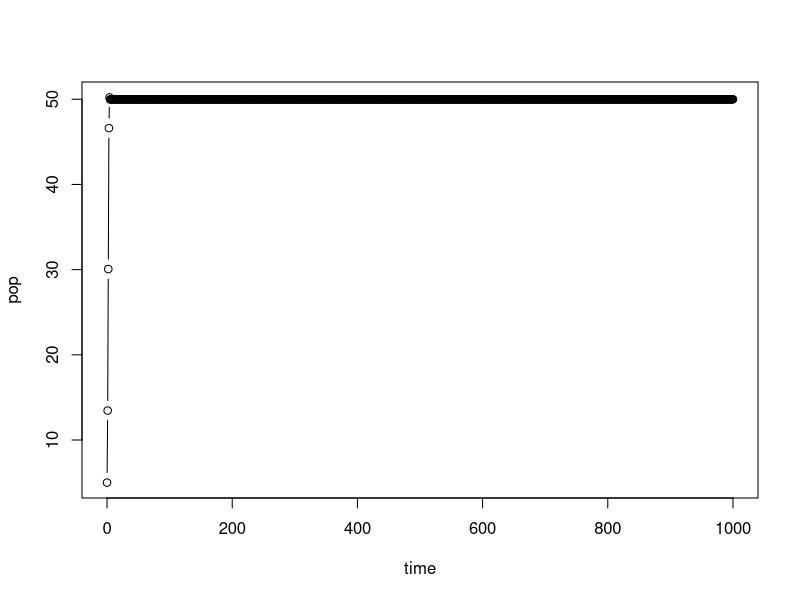
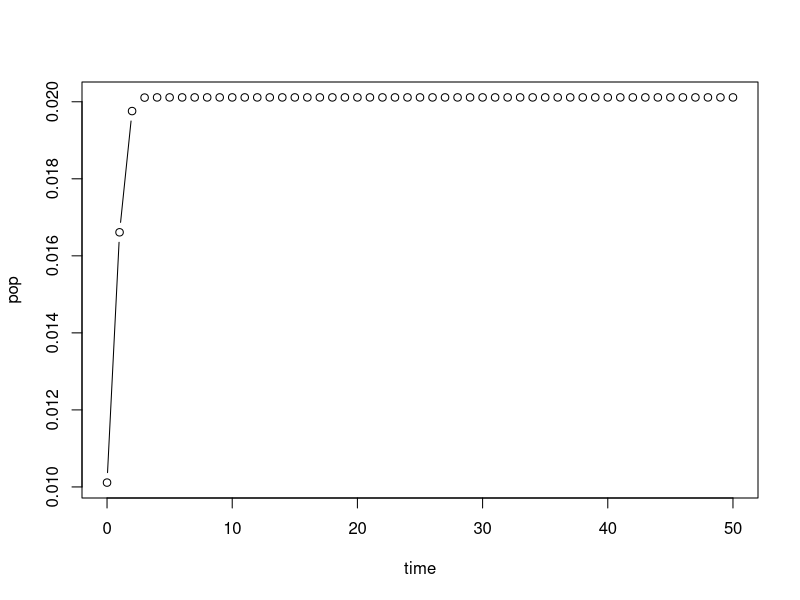
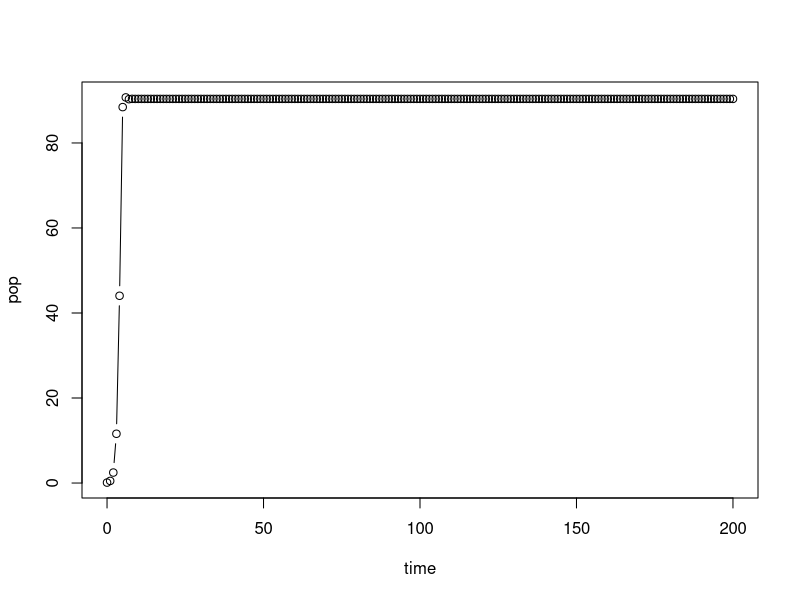
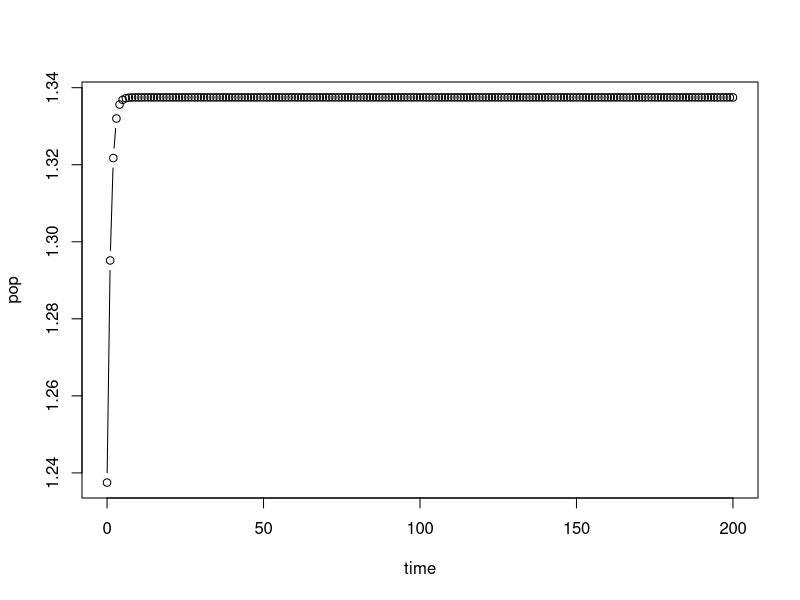
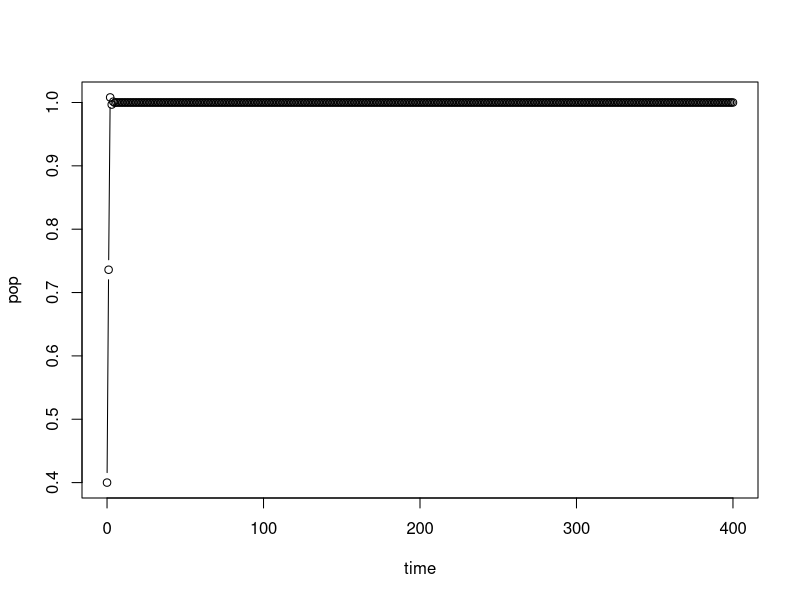
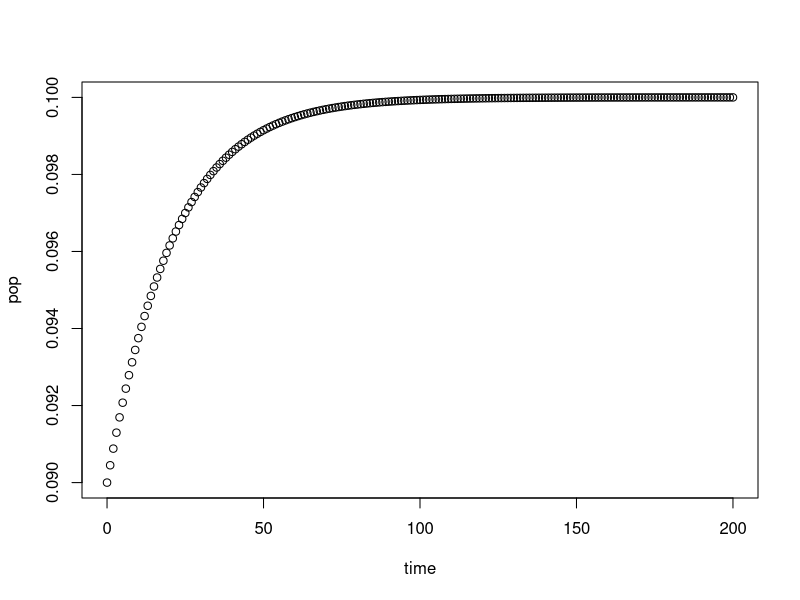
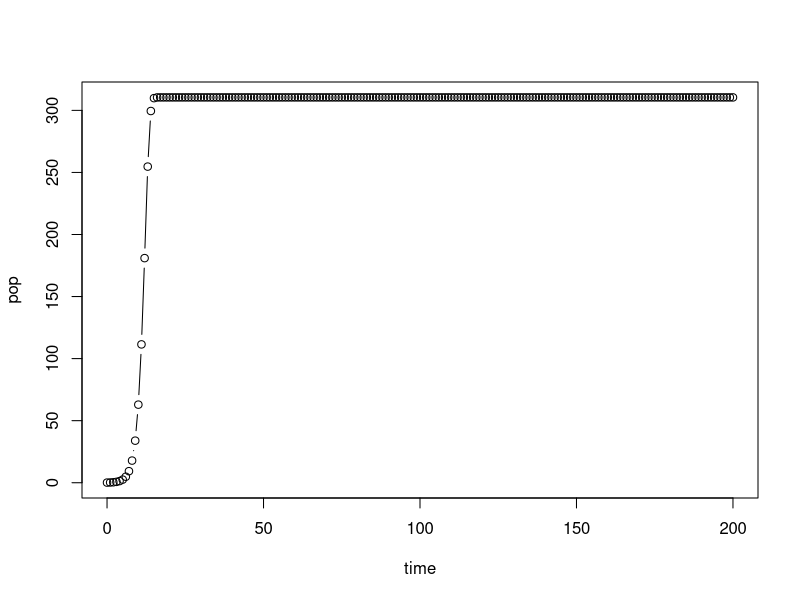
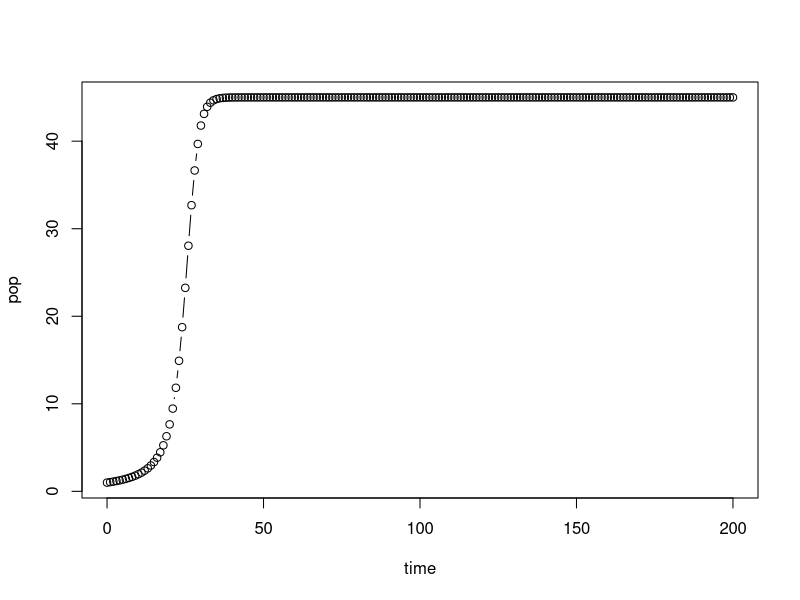

Here is the R script that generated these plots, in order:
# Exploring Ricker model
Ricker<-function(r,K,p0,lensim){
  pop<-c(p0)
  time<-c(0)
  # po<-rep(K,r)
  # print(po)
  
  for(it in c(1:lensim)){
    pt<-p0*exp(r*(1-(p0/K)))
    time<-c(time,it)
    pop<-c(pop,pt)
    p0<-pt
  }
  
  plot(time,pop,type="b")
  
}

#call the function
Ricker(r=1.1,K=50,p0=5,lensim=1000) # bifurcation point r=1
#-------------------------------------------------------

# Exploring Hassell model
# help: https://jmahaffy.sdsu.edu/courses/s00a/math121/lectures/qual_discrete/qualdiscrete.html#Hassell
#       https://www.jstor.org/stable/pdf/3863.pdf?refreqid=excelsior%3A348907abb1bca7f039109d94db5667b5
#       http://lab.rockefeller.edu/cohenje/PDFs/231CohenUnexpectedDominanceHighFreqChaoticNonlinPpnModelsLet.pdf

Hassell<-function(r,a,b,p0,lensim){
  pop<-c(p0)
  time<-c(0)
  
  for(it in c(1:lensim)){
    pt<-(r*p0)/((1+(a*p0))^b)
    time<-c(time,it)
    pop<-c(pop,pt)
    p0<-pt
  }
  
  r1<-((b/(b-1)))^b
  r2<-((b/(b-2)))^b
  plot(time,pop,type="b")
  return(pop)
  
  
  #provided b>2 (to get finite r2), these are the stability conditions:
  cat("For stable, monotonic approach towards eqm. upper limit of r should be",r1,"\n")

  cat("For stable, oscillatory approach towards eqm. upper limit of r should be within ",r1,"to",r2,"\n")
  
}

#call the function
r<-2.72
a<-0.5
b<-100
K_e<-((r^(1/b))-1)/a
K_e
x<-Hassell(r=r, a=a, b=b, p0=K_e-0.01, lensim=50) #b~1.5 : contest, b~100 : scramble
diff(x)
Hassell(r=5, a=0.01, b=2.5, p0=0.1, lensim=200) # see change : r=5,a=0.5 and vary b 1.5 to 5.5
#----------------------------------------------------------------------------------------------------
# Exploring Maynard Smith model
Msmith<-function(r,a,b,p0,lensim){
  pop<-c(p0)
  time<-c(0)
  
  for(it in c(1:lensim)){
    pt<-(r*p0)/(1+((a*p0)^b))
    time<-c(time,it)
    pop<-c(pop,pt)
    p0<-pt
  }
  
  plot(time,pop,type="b")
  
}

#call the function
r<-1.2
a<-0.5
b<-4
K_e<-((r-1)^(1/b))/a
K_e
Msmith(r=r,a=a,b=b,p0=K_e-0.1,lensim=200) #see changes as r=5,a=0.5 and vary b : 1,1.5,2,4
                                          #see changes as a=0.5,b=4 and vary r : 1.2, 1.5, 2
#--------------------------------------------------------------------------------------------------

# Exploring Verhulst model
Verhulst<-function(r,p0,lensim){
  pop<-c(p0)
  time<-c(0)
  # po<-rep(K,r)
  # print(po)
  
  for(it in c(1:lensim)){
    pt<-p0*(1+r*(1-p0))
    time<-c(time,it)
    pop<-c(pop,pt)
    p0<-pt
  }
  
  plot(time,pop,type="b")
}

#call the function
Verhulst(r=1.4,p0=0.4,lensim=400) # eqm. point =1

#-------------------------------------------------------------
# Exploring pennycuick model
Pennycuick<-function(r,a,b,p0,lensim){
  pop<-c(p0)
  time<-c(0)
  
  for(it in c(1:lensim)){
    pt<-(r*p0)/(1+exp(-a*(1-(p0/b))))
    time<-c(time,it)
    pop<-c(pop,pt)
    p0<-pt
  }
  
  plot(time,pop,type="b")
  
}

#call the function
a<-0.1
b<-0.1
r<-2
K_e<-(b/a)*(a+log(r-1))
K_e
Pennycuick(r=r,a=a,b=b,p0=K_e-0.01,lensim=200) 

#-----------------------------------------
# Exploring Malthus model
Malthus<-function(r,K,L,p0,lensim){
  pop<-c(p0)
  time<-c(0)
  
  for(it in c(1:lensim)){
    pt<-r*p0*(K-p0+(L*log(p0)))
    time<-c(time,it)
    pop<-c(pop,pt)
    p0<-pt
  }
  
  plot(time,pop,type="b")
  
}

#call the function
r<-0.0032
K<-600
L<-4

Malthus(r=r,K=K,L=L,p0=0.1,lensim=200) 

#-----------------------------------------
# Exploring Austin-Brewer model
AustinBrewer<-function(r,K,s,p0,lensim){
  pop<-c(p0)
  time<-c(0)
  
  for(it in c(1:lensim)){
    pt<-p0*(1+(r*(K-p0)*(1-exp(-s*p0)))) 
    time<-c(time,it)
    pop<-c(pop,pt)
    p0<-pt
  }
  
  plot(time,pop,type="b")
  
}

#call the function
s<-0.13
K<-45
rc<-1/(K*(1-exp(-s*K)))
rc
r<-0.01
AustinBrewer(r=r,K=K,s=s,p0=1,lensim=200) 





































